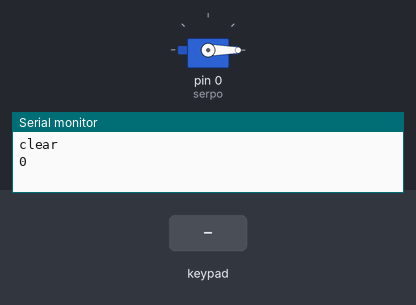
Bench run of a sketch on a simulated Arduino Uno, built with avr-gcc and run on an emulated ATmega328P. On the bench: servo, the last lines printed to the serial monitor. The inputs (shaded band) are chosen by the test bench.

Above: at 1.2 s.
1.3 s: key '0' pressed
At 2.5 s:
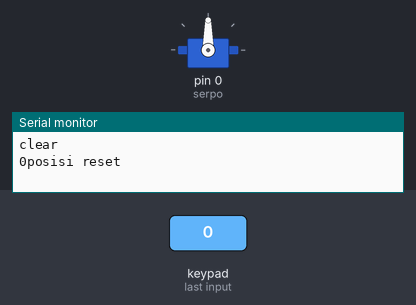
2.8 s: keypad keys 9 8 7 6 pressed 0.4 s apart
5.9 s: key 'A' pressed
7.5 s: keypad keys 9 8 7 6 # pressed 0.4 s apart
11.0 s: key 'B' pressed
12.6 s: keypad keys 9 8 7 6 * pressed 0.4 s apart
Timing chart, 0 to 15.6 s (numbered marks = the images above; inputs shaded):
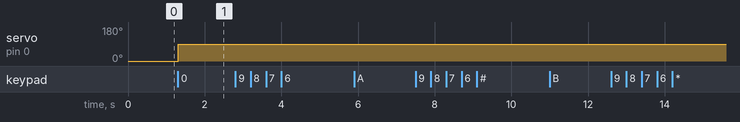

The sketch:

serpokeypadz.ino
```cpp
#include <Keypad.h>
#include <Servo.h>
int pos=0;
const byte ROWS = 4; //four rows
const byte COLS = 4; //three columns
char keys[ROWS][COLS] = {
  {'1', '2', '3', 'A'},
  {'4', '5', '6', 'B'},
  {'7', '8', '9', 'C'},
  {'*', '0', '#', 'D'}
};

byte rowPins[ROWS] = {9, 8, 7, 6};
byte colPins[COLS] = {5, 4, 3, 2};
Servo serpo;
Keypad kpd = Keypad( makeKeymap(keys), rowPins, colPins, ROWS, COLS );

String msg;


void setup() {
    Serial.begin(9600);
    Serial.println("clear");
    serpo.attach(0);
    serpo.write(pos);
    Serial.print(pos);
}


void loop() {
  char key = kpd.getKey();
    if (kpd.getKeys())
    {
        for (int i=0; i<LIST_MAX; i++)   // Scan the whole key list.
        {
            if ( kpd.key[i].stateChanged )   // Only find keys that have changed state.
            {
                switch (kpd.key[i].kstate) {  // Report active key state : IDLE, PRESSED, HOLD, or RELEASED
                    case PRESSED:
                    msg = " PRESSED.";
                break;
                    case HOLD:
                    msg = " HOLD.";
                break;
                    case RELEASED:
                    msg = " RELEASED.";
                break;
                    case IDLE:
                    msg = " IDLE.";
                }
                Serial.print("Key ");
                Serial.print(kpd.key[i].kchar);
                Serial.println(msg);
            }
    }
    }
{
  if (kpd.key[0].kstate == HOLD && kpd.key[0].kchar == ('9') && pos < 180 ) {
    pos +=2;
    serpo.write(pos);
    Serial.println(pos);
    delay(15);
  }
 else if (kpd.key[0].kstate == HOLD &&  kpd.key[0].kchar == ('7') && pos > 0) {
    pos -=2;
    serpo.write(pos);
    Serial.println(pos);
    delay(15);
  }
  else if (kpd.isPressed ('0')){
   pos=90;
   serpo.write(pos);
   Serial.println("posisi reset");
   delay(15);
  }
}
  } // End loop
```

Measured:
- after the input at 1.3 s, servo on pin 0 (serpo): 0° → 90° at once
